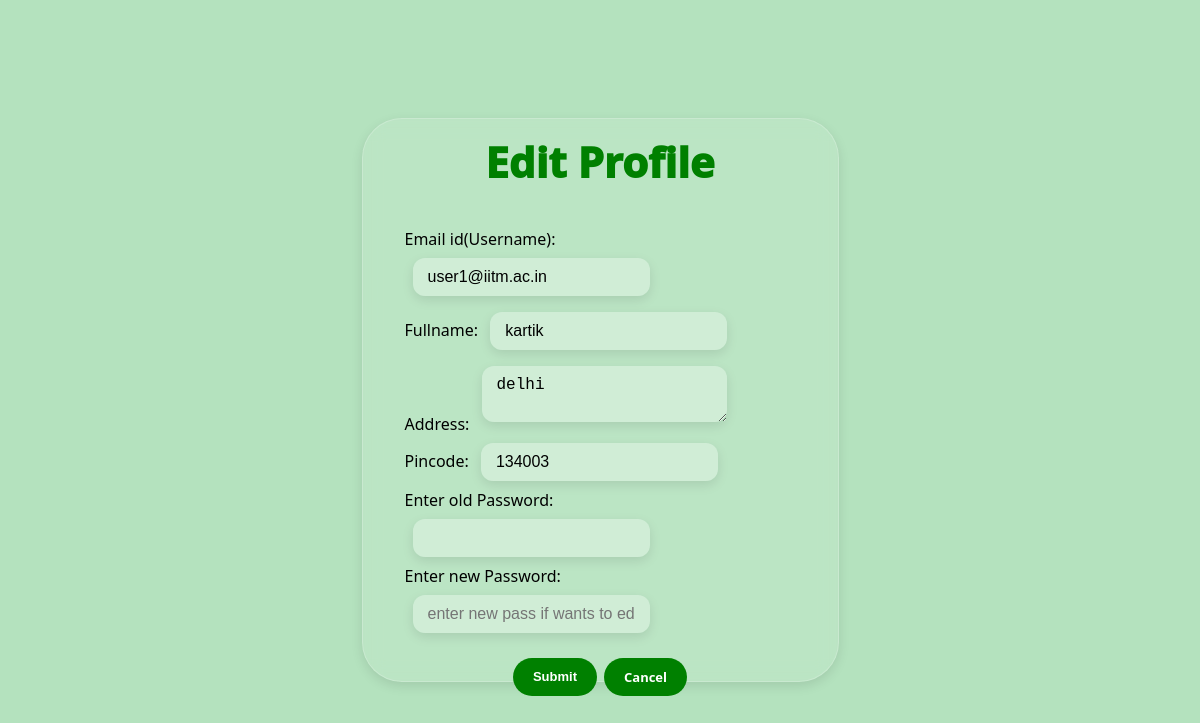
The page /editprofile (signed in) on the database its author committed.
### models/models.py (models this page shows, shortened)
class User(db.Model):
    id = db.Column(db.Integer,primary_key = True)
    email = db.Column(db.String(32),unique=True,nullable=False)
    passhash = db.Column(db.String(512),nullable = False)
    name = db.Column(db.String(64),nullable=False)
    address = db.Column(db.String(200))
    pincode = db.Column(db.String(10))
    role = db.Column(db.String(10),default = 'user',nullable=False)
    @property
    def password(self):
        raise AssertionError('password is not a readable Attribute')

### controllers/edit_profile.py (the view, shortened to what this page needs)
@app.route("/editprofile", methods=["GET", "POST"])
def editprofile():
    if 'user_id' not in session:
        flash('Please login to Continue')
        return redirect(url_for('login'))
    user = User.query.get(session['user_id'])
    return render_template("edit_profile.html", user=user)

### templates/edit_profile.html (shortened to what this page needs)
<!DOCTYPE html>
<html lang="en">
<head>
    <link rel="stylesheet" href="../static/css/editprofile.css">
</head>
<body>
    <div id="signup">
        <h1>Edit Profile</h1>
        <div class="signup-div">
            <form method="post">
                <label for="mail">Email id(Username): </label>
                <input class="input" type="email" id="mail" name="mail" value="{{ user.email }}" required readonly>
                <br>
                <label for="name">Fullname: </label>
                <input class="input" type="text" id="name" name="name" value="{{ user.name }}" required>
                <br>
                <label for="address">Address: </label>
                <textarea class="input" name="address" id="address" name="address"
                    required>{{ user.address }}</textarea>
                <br>
                <label for="pincode">Pincode: </label>
                <input class="input" type="number" id="pincode" name="pincode" value="{{ user.pincode }}" required>
                <br>
                <label for="O_pass">Enter old Password: </label>
                <input class="input" type="password" id="O_pass" name="O_pass" required>
                <br>
                <label for="N_pass">Enter new Password: </label>
                <input class="input" type="password" id="N_pass" name="N_pass"
                    placeholder="enter new pass if wants to edit">
                <br>
                <div class="buttons">
                    <input class="button" type="submit" value="Submit">
                    <a class="button" href="{{ url_for('dashboard') }}">Cancel</a>
                </div>
        </div>
    </div>
</body>
</html>

### static/css/editprofile.css (style rules this page uses)
body { background-color: #18a73652; font-family: "Segoe UI", Tahoma, Geneva, Verdana, sans-serif; margin: 0; display: flex; align-items: center; justify-content: center; height: 100vh; }
#signup { display: flex; gap: 10px; padding: 42px; max-width: 391px; background: rgba(255, 255, 255, 0.1); border-radius: 40px; backdrop-filter: blur(10px); -webkit-backdrop-filter: blur(10px); box-shadow: 0 8px 32px rgba(0, 0, 0, 0.1); border: 1px solid rgba(255, 255, 255, 0.2); height: 478px; box-shadow: 0 4px 12px rgba(0, 0, 0, 0.1); flex-direction: column; justify-content: center; align-items: center; }
.button { padding: 10px 20px; border: none; border-radius: 20px; background-color: #008000; color: white; font-weight: bold; cursor: pointer; transition: background 0.3s; font-weight: 800; font-size: 13px; text-decoration: none; }
.input { padding: 10px 15px; border-radius: 12px; border: none; outline: none; font-size: 16px; background: rgba(255, 255, 255, 0.3); color: #000; margin: 8px; box-shadow: 0 4px 12px rgba(0, 0, 0, 0.1); }
h1 { color: #008000; text-align: center; font-size: 42px; font-weight: 1000; }
.buttons { display: flex; gap: 7px; justify-content: center; margin-top: 17px; }

### rows shown on the page
User: mail "user1@iitm.ac.in", name "kartik", address "delhi", pincode "134003"
